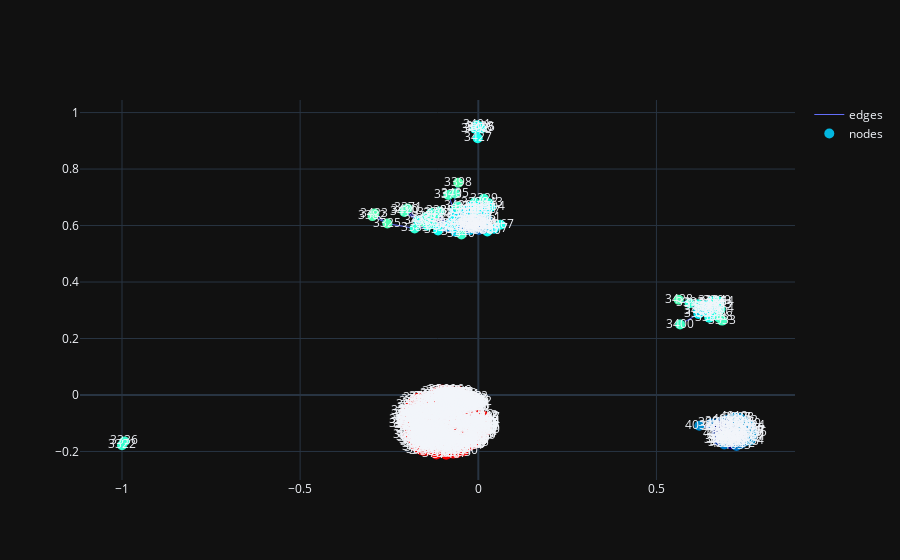

The notebook cell saved with this chart:
### Code cell
import networkx as nx
from rdd.Node import Node
from rdd.RDD import *
import rdd.measures
from rdd.measures import *
from rdd.visualize import visualize_rdd

real_network = nx.read_adjlist("data/facebook_combined2.txt", nodetype=int)
fig = visualize_rdd(real_network, 4000, rdd.measures.global_graph_degree)

### Figure 1 — Plotly figure (JSON) as saved in the notebook; plotly's stock layout.template omitted (floating-point values rounded to 4 significant figures; data arrays with more than 128 entries replaced by an {"elided": "..."} marker saying what was removed)
{"data": [{"line": {"width": 1}, "marker": {"color": {"elided": "707 float values"}, "colorscale": [[0, "rgb(0,0,131)"], [0.2, "rgb(0,60,170)"], [0.4, "rgb(5,255,255)"], [0.6, "rgb(255,255,0)"], [0.8, "rgb(250,0,0)"], [1, "rgb(128,0,0)"]], "size": 10}, "mode": "lines", "name": "edges", "type": "scatter", "x": {"elided": "17427 float values"}, "y": {"elided": "17427 float values"}}, {"customdata": {"elided": "707x2 float values"}, "hovertemplate": "Node: %{text} <br> RDD: %{customdata[0]} <br> Degree: %{customdata[1]} <extra></extra>", "marker": {"color": {"elided": "707 float values"}, "colorscale": [[0, "rgb(0,0,131)"], [0.2, "rgb(0,60,170)"], [0.4, "rgb(5,255,255)"], [0.6, "rgb(255,255,0)"], [0.8, "rgb(250,0,0)"], [1, "rgb(128,0,0)"]], "size": 10}, "mode": "markers+text", "name": "nodes", "text": {"elided": "707 int values"}, "type": "scatter", "x": {"elided": "707 float values"}, "y": {"elided": "707 float values"}}], "layout": {"dragmode": "pan"}}
